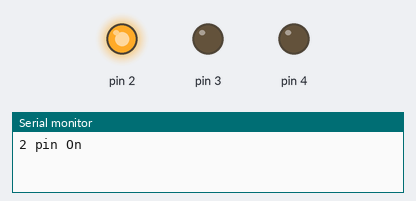
The sketch below on a simulated Arduino Uno, built with avr-gcc and run on an emulated ATmega328P. Shown: output pins drawn as LEDs (lit = HIGH), the last lines printed to the serial monitor.

Above: at 1.0 s.
At 2.5 s:
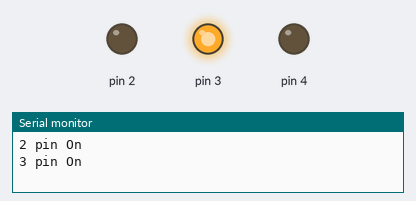
At 4.0 s:
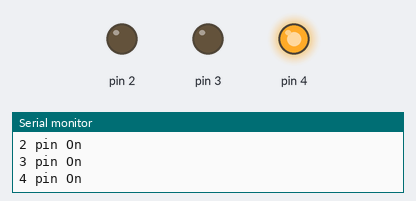
Timing chart, 0 to 6.5 s (numbered marks = the images above):
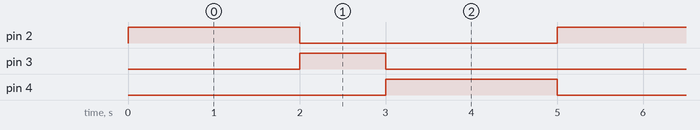

Measured:
- by itself, pin 2, pin 4: alternates HIGH for 2.0 s and LOW for 3.0 s
- by itself, pin 3: alternates HIGH for 1.0 s and LOW for 4.0 s
- by itself, everything shown: repeats every 5.0 s, in 4 steps

The sketch:

chapter-2.2.4.ino
```cpp
void setup() {
  pinMode(2, OUTPUT);      // 11번 핀을 출력모드로 설정
  pinMode(3, OUTPUT);      // 12번 핀을 출력모드로 설정
  pinMode(4, OUTPUT);      // 13번 핀을 출력모드로 설정
  Serial.begin(9600);      // 시리얼 Baudrate 9600으로 설정
}

void loop() {
  digitalWrite(2, HIGH);            // 11번 핀에 전압 공급
  Serial.println("2 pin On");    // 시리얼 모니터에 따옴표 내용 인쇄
  delay(2000);                       // 2초 동안 유지
  digitalWrite(2, LOW);             // 11번 핀에 전압 차단
  digitalWrite(3, HIGH);            // 12번 핀에 전압 공급
  Serial.println("3 pin On");    // 시리얼 모니터에 따옴표 내용 인쇄
  delay(1000);                       // 1초 동안 유지
  digitalWrite(3, LOW);             // 12번 핀에 전압 차단
  digitalWrite(4, HIGH);            // 13번 핀에 전압 공급
  Serial.println("4 pin On");    // 시리얼 모니터에 따옴표 내용 인쇄
  delay(2000);                       // 2초 동안 유지
  digitalWrite(4, LOW);             // 13번 핀에 전압 차단
}
```
